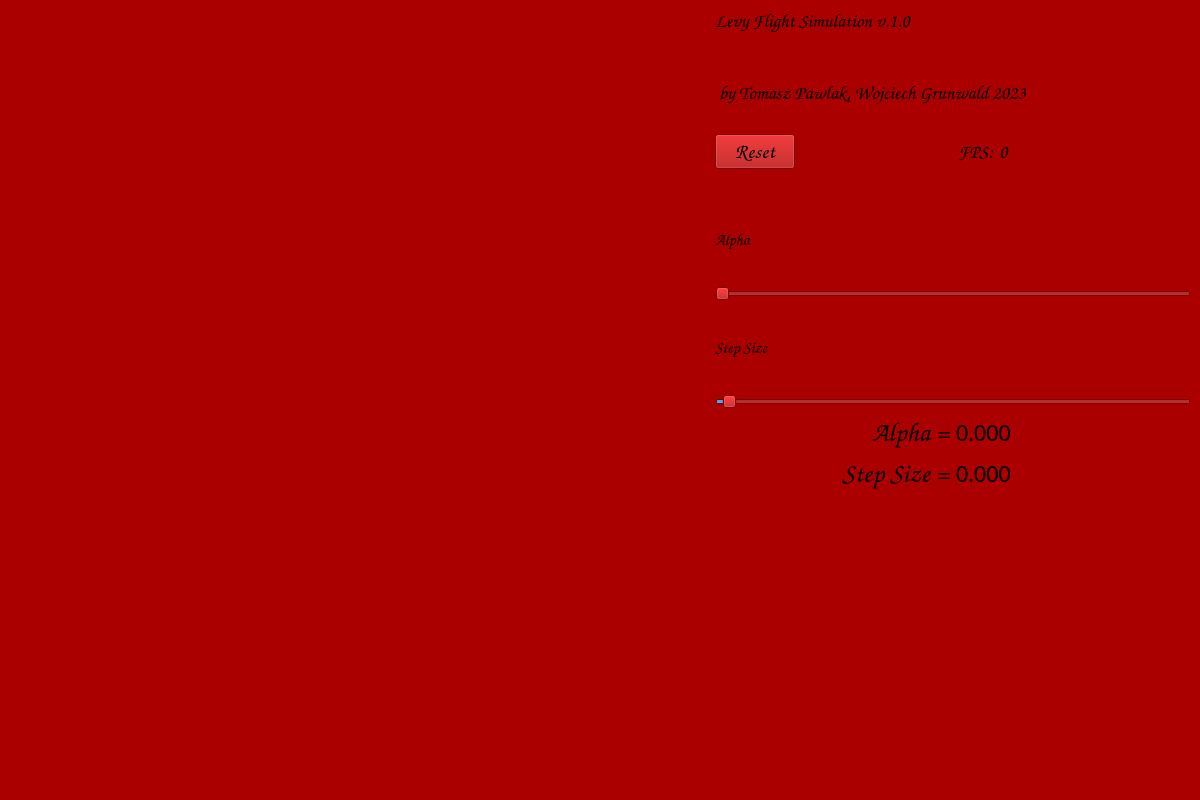
<?xml version="1.0" encoding="UTF-8"?>
<ui version="4.0">
 <class>MainWindow</class>
 <widget class="QMainWindow" name="MainWindow">
  <property name="enabled">
   <bool>true</bool>
  </property>
  <property name="geometry">
   <rect>
    <x>0</x>
    <y>0</y>
    <width>1200</width>
    <height>800</height>
   </rect>
  </property>
  <property name="minimumSize">
   <size>
    <width>1200</width>
    <height>800</height>
   </size>
  </property>
  <property name="maximumSize">
   <size>
    <width>1200</width>
    <height>800</height>
   </size>
  </property>
  <property name="cursor">
   <cursorShape>CrossCursor</cursorShape>
  </property>
  <property name="windowTitle">
   <string>Browniam Motion</string>
  </property>
  <property name="autoFillBackground">
   <bool>false</bool>
  </property>
  <property name="styleSheet">
   <string notr="true">background-color: rgb(170, 0, 0);</string>
  </property>
  <widget class="QWidget" name="centralwidget">
   <layout class="QVBoxLayout" name="verticalLayout_2">
    <item>
     <layout class="QHBoxLayout" name="horizontalLayout" stretch="0,2">
      <item>
       <widget class="QLabel" name="label_painter">
        <property name="minimumSize">
         <size>
          <width>700</width>
          <height>700</height>
         </size>
        </property>
        <property name="maximumSize">
         <size>
          <width>700</width>
          <height>700</height>
         </size>
        </property>
        <property name="text">
         <string/>
        </property>
       </widget>
      </item>
      <item>
       <layout class="QVBoxLayout" name="verticalLayout">
        <item>
         <widget class="QLabel" name="TitleLabel">
          <property name="maximumSize">
           <size>
            <width>16777215</width>
            <height>150</height>
           </size>
          </property>
          <property name="font">
           <font>
            <family>Comic Sans MS</family>
            <pointsize>14</pointsize>
           </font>
          </property>
          <property name="text">
           <string>Levy Flight Simulation v.1.0 
  

 by Tomasz Pawlak, Wojciech Grunwald 2023 </string>
          </property>
         </widget>
        </item>
        <item>
         <layout class="QHBoxLayout" name="horizontalLayout_2">
          <item>
           <widget class="QPushButton" name="ResetButton">
            <property name="sizePolicy">
             <sizepolicy hsizetype="Maximum" vsizetype="Fixed">
              <horstretch>0</horstretch>
              <verstretch>0</verstretch>
             </sizepolicy>
            </property>
            <property name="font">
             <font>
              <family>Comic Sans MS</family>
              <pointsize>16</pointsize>
             </font>
            </property>
            <property name="text">
             <string>Reset</string>
            </property>
           </widget>
          </item>
          <item>
           <widget class="QLabel" name="label_4">
            <property name="font">
             <font>
              <family>Comic Sans MS</family>
              <pointsize>14</pointsize>
             </font>
            </property>
            <property name="text">
             <string>FPS:</string>
            </property>
            <property name="alignment">
             <set>Qt::AlignRight|Qt::AlignTrailing|Qt::AlignVCenter</set>
            </property>
           </widget>
          </item>
          <item>
           <widget class="QLabel" name="label_fps">
            <property name="font">
             <font>
              <family>Comic Sans MS</family>
              <pointsize>14</pointsize>
             </font>
            </property>
            <property name="text">
             <string>0</string>
            </property>
           </widget>
          </item>
         </layout>
        </item>
        <item>
         <widget class="QLabel" name="label">
          <property name="sizePolicy">
           <sizepolicy hsizetype="Preferred" vsizetype="Preferred">
            <horstretch>0</horstretch>
            <verstretch>0</verstretch>
           </sizepolicy>
          </property>
          <property name="maximumSize">
           <size>
            <width>16777215</width>
            <height>100</height>
           </size>
          </property>
          <property name="font">
           <font>
            <family>Comic Sans MS</family>
            <pointsize>12</pointsize>
           </font>
          </property>
          <property name="text">
           <string>Alpha</string>
          </property>
         </widget>
        </item>
        <item>
         <widget class="QSlider" name="alpha_slider">
          <property name="sizePolicy">
           <sizepolicy hsizetype="Preferred" vsizetype="Fixed">
            <horstretch>0</horstretch>
            <verstretch>0</verstretch>
           </sizepolicy>
          </property>
          <property name="minimum">
           <number>1</number>
          </property>
          <property name="maximum">
           <number>10</number>
          </property>
          <property name="singleStep">
           <number>1</number>
          </property>
          <property name="pageStep">
           <number>5</number>
          </property>
          <property name="value">
           <number>1</number>
          </property>
          <property name="orientation">
           <enum>Qt::Horizontal</enum>
          </property>
         </widget>
        </item>
        <item>
         <widget class="QLabel" name="label_2">
          <property name="maximumSize">
           <size>
            <width>16777215</width>
            <height>100</height>
           </size>
          </property>
          <property name="font">
           <font>
            <family>Comic Sans MS</family>
            <pointsize>12</pointsize>
            <weight>50</weight>
            <italic>false</italic>
            <bold>false</bold>
           </font>
          </property>
          <property name="styleSheet">
           <string notr="true">font: 12pt &quot;Comic Sans MS&quot;;</string>
          </property>
          <property name="text">
           <string>Step Size</string>
          </property>
         </widget>
        </item>
        <item>
         <widget class="QSlider" name="StepSize_slider">
          <property name="sizePolicy">
           <sizepolicy hsizetype="Preferred" vsizetype="Fixed">
            <horstretch>0</horstretch>
            <verstretch>0</verstretch>
           </sizepolicy>
          </property>
          <property name="minimum">
           <number>2</number>
          </property>
          <property name="maximum">
           <number>200</number>
          </property>
          <property name="pageStep">
           <number>11</number>
          </property>
          <property name="value">
           <number>5</number>
          </property>
          <property name="orientation">
           <enum>Qt::Horizontal</enum>
          </property>
         </widget>
        </item>
        <item>
         <layout class="QGridLayout" name="gridLayout">
          <item row="1" column="1">
           <widget class="QLabel" name="label_stepsize">
            <property name="font">
             <font>
              <family>Calibri</family>
              <pointsize>18</pointsize>
             </font>
            </property>
            <property name="text">
             <string>0.000</string>
            </property>
           </widget>
          </item>
          <item row="0" column="1">
           <widget class="QLabel" name="label_alpha">
            <property name="font">
             <font>
              <family>Calibri</family>
              <pointsize>18</pointsize>
             </font>
            </property>
            <property name="text">
             <string>0.000</string>
            </property>
           </widget>
          </item>
          <item row="1" column="0">
           <widget class="QLabel" name="label_5">
            <property name="font">
             <font>
              <family>Comic Sans MS</family>
              <pointsize>20</pointsize>
             </font>
            </property>
            <property name="text">
             <string>Step Size =</string>
            </property>
            <property name="alignment">
             <set>Qt::AlignRight|Qt::AlignTrailing|Qt::AlignVCenter</set>
            </property>
           </widget>
          </item>
          <item row="0" column="0">
           <widget class="QLabel" name="label_3">
            <property name="font">
             <font>
              <family>Comic Sans MS</family>
              <pointsize>20</pointsize>
             </font>
            </property>
            <property name="text">
             <string>Alpha =</string>
            </property>
            <property name="alignment">
             <set>Qt::AlignRight|Qt::AlignTrailing|Qt::AlignVCenter</set>
            </property>
           </widget>
          </item>
          <item row="2" column="0" colspan="2">
           <spacer name="verticalSpacer">
            <property name="orientation">
             <enum>Qt::Vertical</enum>
            </property>
            <property name="sizeType">
             <enum>QSizePolicy::Preferred</enum>
            </property>
            <property name="sizeHint" stdset="0">
             <size>
              <width>20</width>
              <height>300</height>
             </size>
            </property>
           </spacer>
          </item>
         </layout>
        </item>
       </layout>
      </item>
     </layout>
    </item>
   </layout>
  </widget>
 </widget>
 <tabstops>
  <tabstop>alpha_slider</tabstop>
  <tabstop>StepSize_slider</tabstop>
 </tabstops>
 <resources/>
 <connections/>
</ui>
